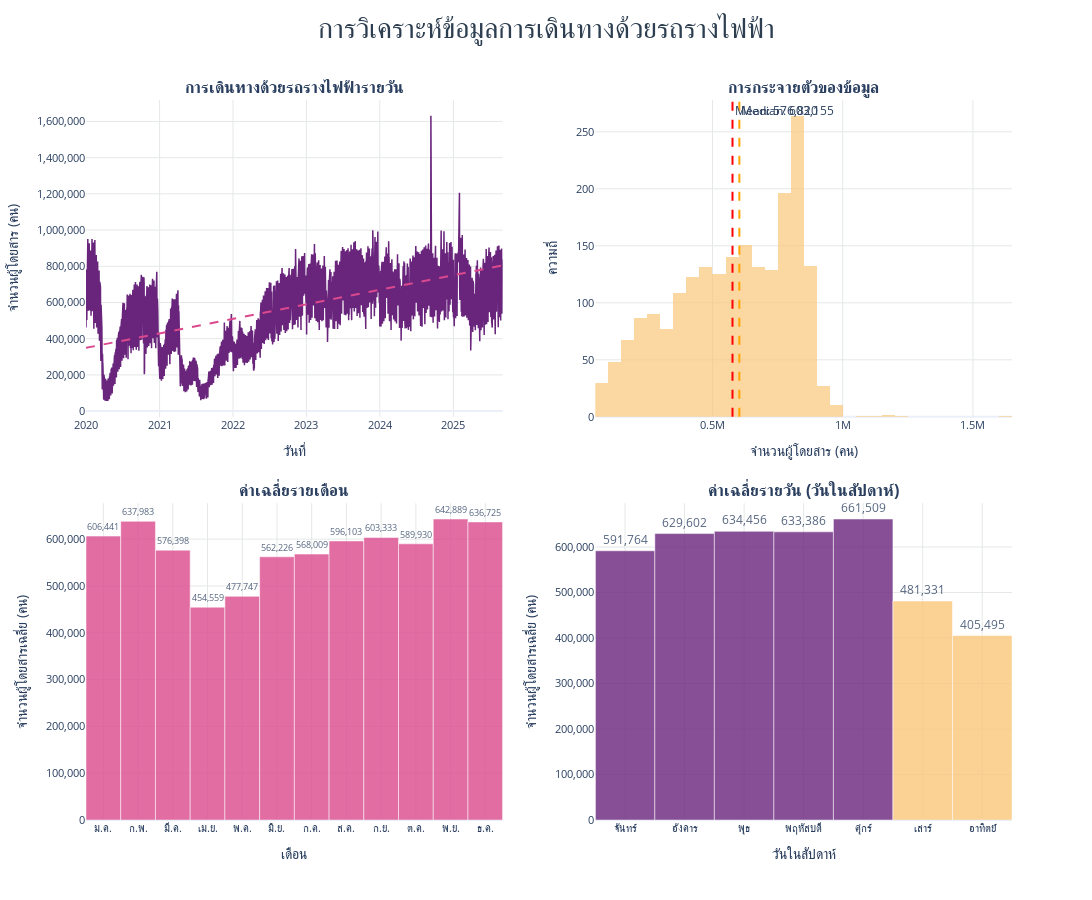

Notebook code cell kept with this figure:
### Code cell
# Time series visualization with Plotly Express
import plotly.express as px
import plotly.graph_objects as go
from plotly.subplots import make_subplots

# สร้าง time series data
ts_bts_data = pd.Series(df['รถไฟฟ้า BTS'].values, 
                   index=pd.date_range(start='2020-01-01', 
                                     periods=len(df), 
                                     freq='D'))

# แสดงข้อมูล 5 แถวแรก
print("First 5 rows:")
print(ts_bts_data.head())

# แสดงข้อมูลเชิงสถิติพื้นฐาน
print("\nBasic statistics:")
print(ts_bts_data.describe())

# เตรียมข้อมูลสำหรับ plotly
df_plot = pd.DataFrame({
    'วันที่': ts_bts_data.index,
    'ราง': ts_bts_data.values
})

# เพิ่มข้อมูลการวิเคราะห์
df_plot['เดือน'] = df_plot['วันที่'].dt.month
df_plot['วันในสัปดาห์'] = df_plot['วันที่'].dt.dayofweek
df_plot['ปี'] = df_plot['วันที่'].dt.year

# กำหนดสีธีม
colors = {
    'primary': '#69247C',
    'secondary': '#DA498D', 
    'accent': '#FAC67A',
    'background': '#2C3E50'
}

# สร้าง subplots
fig = make_subplots(
    rows=2, cols=2,
    subplot_titles=[
        '<b>การเดินทางด้วยรถรางไฟฟ้ารายวัน</b>',
        '<b>การกระจายตัวของข้อมูล</b>',
        '<b>ค่าเฉลี่ยรายเดือน</b>',
        '<b>ค่าเฉลี่ยรายวัน (วันในสัปดาห์)</b>'
    ],
    specs=[[{"secondary_y": False}, {"secondary_y": False}],
           [{"secondary_y": False}, {"secondary_y": False}]],
    vertical_spacing=0.12,
    horizontal_spacing=0.1
)

# 1. Time Series หลัก
fig.add_trace(
    go.Scatter(
        x=df_plot['วันที่'],
        y=df_plot['ราง'],
        mode='lines',
        name='จำนวนผู้โดยสาร',
        line=dict(color=colors['primary'], width=1.5),
        hovertemplate='<b>%{x}</b><br>จำนวนผู้โดยสาร: %{y:,.0f} คน<extra></extra>'
    ),
    row=1, col=1
)

# เพิ่ม trend line
z = np.polyfit(range(len(ts_bts_data)), ts_bts_data.values, 1)
trend_line = z[0] * np.arange(len(ts_bts_data)) + z[1]
fig.add_trace(
    go.Scatter(
        x=df_plot['วันที่'],
        y=trend_line,
        mode='lines',
        name=f'Trend: {z[0]:.2f}',
        line=dict(color=colors['secondary'], width=2, dash='dash'),
        hovertemplate='<b>Trend</b><br>%{y:,.0f} คน<extra></extra>'
    ),
    row=1, col=1
)

# 2. Histogram
fig.add_trace(
    go.Histogram(
        x=df_plot['ราง'],
        nbinsx=50,
        name='การกระจายตัว',
        marker_color=colors['accent'],
        opacity=0.7,
        hovertemplate='ช่วง: %{x:,.0f}<br>ความถี่: %{y}<extra></extra>'
    ),
    row=1, col=2
)

# เพิ่มเส้นค่าเฉลี่ยและค่ากลาง
mean_val = ts_bts_data.mean()
median_val = ts_bts_data.median()

fig.add_vline(
    x=mean_val, 
    line=dict(color='red', dash='dash', width=2),
    annotation_text=f'Mean: {mean_val:,.0f}',
    row=1, col=2
)

fig.add_vline(
    x=median_val,
    line=dict(color='orange', dash='dash', width=2), 
    annotation_text=f'Median: {median_val:,.0f}',
    row=1, col=2
)

# 3. Monthly pattern
monthly_data = df_plot.groupby('เดือน')['ราง'].mean()
month_names = ['ม.ค.', 'ก.พ.', 'มี.ค.', 'เม.ย.', 'พ.ค.', 'มิ.ย.',
               'ก.ค.', 'ส.ค.', 'ก.ย.', 'ต.ค.', 'พ.ย.', 'ธ.ค.']

fig.add_trace(
    go.Bar(
        x=month_names,
        y=monthly_data.values,
        name='ค่าเฉลี่ยรายเดือน',
        marker_color=colors['secondary'],
        opacity=0.8,
        text=[f'{v:,.0f}' for v in monthly_data.values],
        textposition='outside',
        hovertemplate='<b>%{x}</b><br>ค่าเฉลี่ย: %{y:,.0f} คน<extra></extra>'
    ),
    row=2, col=1
)

# 4. Weekly pattern
weekly_data = df_plot.groupby('วันในสัปดาห์')['ราง'].mean()
day_names = ['จันทร์', 'อังคาร', 'พุธ', 'พฤหัสบดี', 'ศุกร์', 'เสาร์', 'อาทิตย์']
bar_colors = [colors['primary'] if i < 5 else colors['accent'] for i in range(7)]

fig.add_trace(
    go.Bar(
        x=day_names,
        y=weekly_data.values,
        name='ค่าเฉลี่ยรายวัน',
        marker_color=bar_colors,
        opacity=0.8,
        text=[f'{v:,.0f}' for v in weekly_data.values],
        textposition='outside',
        hovertemplate='<b>%{x}</b><br>ค่าเฉลี่ย: %{y:,.0f} คน<extra></extra>'
    ),
    row=2, col=2
)

# ปรับแต่งกราฟ
fig.update_layout(
    title={
        'text': 'การวิเคราะห์ข้อมูลการเดินทางด้วยรถรางไฟฟ้า',
        'y': 0.98,
        'x': 0.5,
        'xanchor': 'center',
        'yanchor': 'top',
        'font': dict(size=28, color=colors['background'])
    },
    showlegend=False,
    height=900,
    width=1400,
    template='plotly_white',
    plot_bgcolor='white',
    paper_bgcolor='white'
)

# ปรับแต่ง axes
for row in range(1, 3):
    for col in range(1, 3):
        fig.update_xaxes(
            showgrid=True,
            gridwidth=1,
            gridcolor='#E5E8E8',
            tickfont=dict(size=11),
            row=row, col=col
        )
        fig.update_yaxes(
            showgrid=True,
            gridwidth=1,
            gridcolor='#E5E8E8',
            tickfont=dict(size=11),
            tickformat=',d',
            row=row, col=col
        )

# ปรับแต่งชื่อแกน
fig.update_xaxes(title_text='วันที่', title_font=dict(size=14), row=1, col=1)
fig.update_xaxes(title_text='จำนวนผู้โดยสาร (คน)', title_font=dict(size=14), row=1, col=2)
fig.update_xaxes(title_text='เดือน', title_font=dict(size=14), row=2, col=1)
fig.update_xaxes(title_text='วันในสัปดาห์', title_font=dict(size=14), row=2, col=2)

fig.update_yaxes(title_text='จำนวนผู้โดยสาร (คน)', title_font=dict(size=14), row=1, col=1)
fig.update_yaxes(title_text='ความถี่', title_font=dict(size=14), row=1, col=2)
fig.update_yaxes(title_text='จำนวนผู้โดยสารเฉลี่ย (คน)', title_font=dict(size=14), row=2, col=1)
fig.update_yaxes(title_text='จำนวนผู้โดยสารเฉลี่ย (คน)', title_font=dict(size=14), row=2, col=2)

# แสดงกราฟ
fig.show()

# แสดงข้อมูลสถิติเพิ่มเติม
print(f"\n📊 สถิติเพิ่มเติม:")
print(f"• ค่าสูงสุด: {ts_bts_data.max():,.0f} คน (วันที่ {ts_bts_data.idxmax().strftime('%Y-%m-%d')})")
print(f"• ค่าต่ำสุด: {ts_bts_data.min():,.0f} คน (วันที่ {ts_bts_data.idxmin().strftime('%Y-%m-%d')})")
print(f"• ค่าเฉลี่ย: {ts_bts_data.mean():,.0f} คน")
print(f"• ส่วนเบี่ยงเบนมาตรฐาน: {ts_bts_data.std():,.0f} คน")
print(f"• ค่ากลาง: {ts_bts_data.median():,.0f} คน")
print(f"• ช่วงข้อมูล: {ts_bts_data.max() - ts_bts_data.min():,.0f} คน")
print(f"• ค่าเฉลี่ยวันธรรมดา: {weekly_data[:5].mean():,.0f} คน")
print(f"• ค่าเฉลี่ยวันหยุดสุดสัปดาห์: {weekly_data[5:].mean():,.0f} คน")

### Figure 1 — Plotly figure (JSON) as saved in the notebook; plotly's stock layout.template omitted (floating-point values rounded to 4 significant figures; data arrays with more than 128 entries replaced by an {"elided": "..."} marker saying what was removed)
{"data": [{"hovertemplate": "<b>%{x}</b><br>จำนวนผู้โดยสาร: %{y:,.0f} คน<extra></extra>", "line": {"color": "#69247C", "width": 1.5}, "mode": "lines", "name": "จำนวนผู้โดยสาร", "type": "scatter", "x": {"elided": "2073 str values"}, "xaxis": "x", "y": {"elided": "2073 int values"}, "yaxis": "y"}, {"hovertemplate": "<b>Trend</b><br>%{y:,.0f} คน<extra></extra>", "line": {"color": "#DA498D", "dash": "dash", "width": 2}, "mode": "lines", "name": "Trend: 219.66", "type": "scatter", "x": {"elided": "2073 str values"}, "xaxis": "x", "y": {"elided": "2073 float values"}, "yaxis": "y"}, {"hovertemplate": "ช่วง: %{x:,.0f}<br>ความถี่: %{y}<extra></extra>", "marker": {"color": "#FAC67A"}, "name": "การกระจายตัว", "nbinsx": 50, "opacity": 0.7, "type": "histogram", "x": {"elided": "2073 int values"}, "xaxis": "x2", "yaxis": "y2"}, {"hovertemplate": "<b>%{x}</b><br>ค่าเฉลี่ย: %{y:,.0f} คน<extra></extra>", "marker": {"color": "#DA498D"}, "name": "ค่าเฉลี่ยรายเดือน", "opacity": 0.8, "text": ["606,441", "637,983", "576,398", "454,559", "477,747", "562,226", "568,009", "596,103", "603,333", "589,930", "642,889", "636,725"], "textposition": "outside", "type": "bar", "x": ["ม.ค.", "ก.พ.", "มี.ค.", "เม.ย.", "พ.ค.", "มิ.ย.", "ก.ค.", "ส.ค.", "ก.ย.", "ต.ค.", "พ.ย.", "ธ.ค."], "xaxis": "x3", "y": [606400.0, 638000.0, 576400.0, 454600.0, 477700.0, 562200.0, 568000.0, 596100.0, 603300.0, 589900.0, 642900.0, 636700.0], "yaxis": "y3"}, {"hovertemplate": "<b>%{x}</b><br>ค่าเฉลี่ย: %{y:,.0f} คน<extra></extra>", "marker": {"color": ["#69247C", "#69247C", "#69247C", "#69247C", "#69247C", "#FAC67A", "#FAC67A"]}, "name": "ค่าเฉลี่ยรายวัน", "opacity": 0.8, "text": ["591,764", "629,602", "634,456", "633,386", "661,509", "481,331", "405,495"], "textposition": "outside", "type": "bar", "x": ["จันทร์", "อังคาร", "พุธ", "พฤหัสบดี", "ศุกร์", "เสาร์", "อาทิตย์"], "xaxis": "x4", "y": [591800.0, 629600.0, 634500.0, 633400.0, 661500.0, 481300.0, 405500.0], "yaxis": "y4"}], "layout": {"annotations": [{"font": {"size": 16}, "showarrow": false, "text": "<b>การเดินทางด้วยรถรางไฟฟ้ารายวัน</b>", "x": 0.225, "xanchor": "center", "xref": "paper", "y": 1, "yanchor": "bottom", "yref": "paper"}, {"font": {"size": 16}, "showarrow": false, "text": "<b>การกระจายตัวของข้อมูล</b>", "x": 0.775, "xanchor": "center", "xref": "paper", "y": 1, "yanchor": "bottom", "yref": "paper"}, {"font": {"size": 16}, "showarrow": false, "text": "<b>ค่าเฉลี่ยรายเดือน</b>", "x": 0.225, "xanchor": "center", "xref": "paper", "y": 0.44, "yanchor": "bottom", "yref": "paper"}, {"font": {"size": 16}, "showarrow": false, "text": "<b>ค่าเฉลี่ยรายวัน (วันในสัปดาห์)</b>", "x": 0.775, "xanchor": "center", "xref": "paper", "y": 0.44, "yanchor": "bottom", "yref": "paper"}, {"showarrow": false, "text": "Mean: 576,820", "x": 576800.0, "xanchor": "left", "xref": "x2", "y": 1, "yanchor": "top", "yref": "y2 domain"}, {"showarrow": false, "text": "Median: 603,155", "x": 603155, "xanchor": "left", "xref": "x2", "y": 1, "yanchor": "top", "yref": "y2 domain"}], "height": 900, "paper_bgcolor": "white", "plot_bgcolor": "white", "shapes": [{"line": {"color": "red", "dash": "dash", "width": 2}, "type": "line", "x0": 576800.0, "x1": 576800.0, "xref": "x2", "y0": 0, "y1": 1, "yref": "y2 domain"}, {"line": {"color": "orange", "dash": "dash", "width": 2}, "type": "line", "x0": 603155, "x1": 603155, "xref": "x2", "y0": 0, "y1": 1, "yref": "y2 domain"}], "showlegend": false, "title": {"font": {"color": "#2C3E50", "size": 28}, "text": "การวิเคราะห์ข้อมูลการเดินทางด้วยรถรางไฟฟ้า", "x": 0.5, "xanchor": "center", "y": 0.98, "yanchor": "top"}, "width": 1400, "xaxis": {"anchor": "y", "domain": [0, 0.45], "gridcolor": "#E5E8E8", "gridwidth": 1, "showgrid": true, "tickfont": {"size": 11}, "title": {"font": {"size": 14}, "text": "วันที่"}}, "xaxis2": {"anchor": "y2", "domain": [0.55, 1], "gridcolor": "#E5E8E8", "gridwidth": 1, "showgrid": true, "tickfont": {"size": 11}, "title": {"font": {"size": 14}, "text": "จำนวนผู้โดยสาร (คน)"}}, "xaxis3": {"anchor": "y3", "domain": [0, 0.45], "gridcolor": "#E5E8E8", "gridwidth": 1, "showgrid": true, "tickfont": {"size": 11}, "title": {"font": {"size": 14}, "text": "เดือน"}}, "xaxis4": {"anchor": "y4", "domain": [0.55, 1], "gridcolor": "#E5E8E8", "gridwidth": 1, "showgrid": true, "tickfont": {"size": 11}, "title": {"font": {"size": 14}, "text": "วันในสัปดาห์"}}, "yaxis": {"anchor": "x", "domain": [0.56, 1], "gridcolor": "#E5E8E8", "gridwidth": 1, "showgrid": true, "tickfont": {"size": 11}, "tickformat": ",d", "title": {"font": {"size": 14}, "text": "จำนวนผู้โดยสาร (คน)"}}, "yaxis2": {"anchor": "x2", "domain": [0.56, 1], "gridcolor": "#E5E8E8", "gridwidth": 1, "showgrid": true, "tickfont": {"size": 11}, "tickformat": ",d", "title": {"font": {"size": 14}, "text": "ความถี่"}}, "yaxis3": {"anchor": "x3", "domain": [0, 0.44], "gridcolor": "#E5E8E8", "gridwidth": 1, "showgrid": true, "tickfont": {"size": 11}, "tickformat": ",d", "title": {"font": {"size": 14}, "text": "จำนวนผู้โดยสารเฉลี่ย (คน)"}}, "yaxis4": {"anchor": "x4", "domain": [0, 0.44], "gridcolor": "#E5E8E8", "gridwidth": 1, "showgrid": true, "tickfont": {"size": 11}, "tickformat": ",d", "title": {"font": {"size": 14}, "text": "จำนวนผู้โดยสารเฉลี่ย (คน)"}}}}
